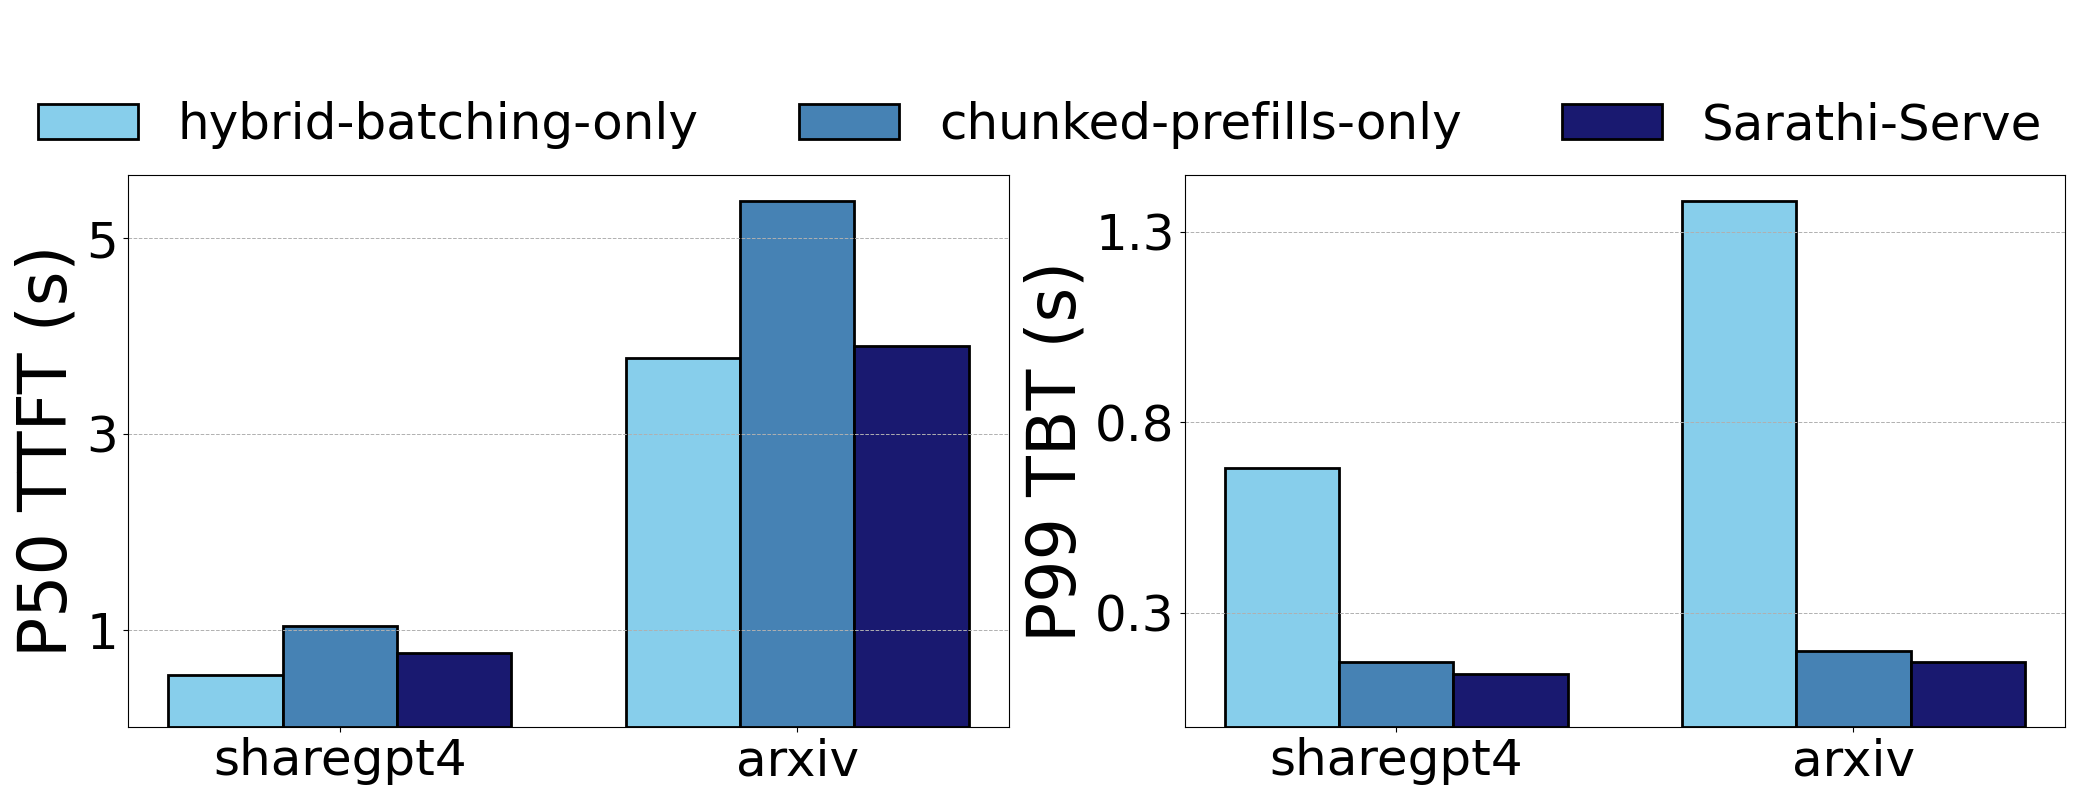

The Python source for this figure:
import matplotlib.pyplot as plt
import numpy as np

# Data for the two graphs (P50TTFT and P99TBT)
x_labels = ["sharegpt4", "arxiv"]
p50_ttft_data = [[0.53, 3.78], [1.04, 5.38], [0.76, 3.9]]  # Data for P50TTFT
p99_tbt_data = [[0.68, 1.38], [0.17, 0.2], [0.14, 0.17]]  # Data for P99TBT

# Define positions and bar width
x_positions = np.arange(len(x_labels))
bar_width = 0.25

# Create subplots for P50TTFT and P99TBT
fig, (ax1, ax2) = plt.subplots(1, 2, figsize=(20.8, 8), sharey=False)  # Width increased by 1.3x

# Colors for each scheduler
colors = ['#87CEEB', '#4682B4', '#191970']
labels = ['hybrid-batching-only', 'chunked-prefills-only', 'Sarathi-Serve']

# Plot P50TTFT data
for i in range(len(p50_ttft_data)):
    ax1.bar(x_positions + (i - 1) * bar_width, p50_ttft_data[i], color=colors[i], edgecolor='black', linewidth=2, 
            width=bar_width, label=labels[i])

# Add details to P50TTFT graph
ax1.set_xticks(x_positions)
ax1.set_xticklabels(x_labels, fontsize=36)
ax1.set_ylabel("P50 TTFT (s)", fontsize=48)
ax1.set_yticks([1, 3, 5])
ax1.tick_params(axis='y', labelsize=36)
ax1.grid(axis='y', linestyle='--', linewidth=0.7)

# Plot P99TBT data
for i in range(len(p99_tbt_data)):
    ax2.bar(x_positions + (i - 1) * bar_width, p99_tbt_data[i], color=colors[i], edgecolor='black', linewidth=2, 
            width=bar_width, label=labels[i])

# Add details to P99TBT graph
ax2.set_xticks(x_positions)
ax2.set_xticklabels(x_labels, fontsize=36)
ax2.set_ylabel("P99 TBT (s)", fontsize=48)
ax2.set_yticks([0.3, 0.8, 1.3])
ax2.tick_params(axis='y', labelsize=36)
ax2.grid(axis='y', linestyle='--', linewidth=0.7)

# Add a single legend above the graphs
fig.legend(labels, loc='upper center', bbox_to_anchor=(0.5, 0.93), ncol=3, fontsize=36, frameon=False)

# Adjust layout and show the plot
plt.tight_layout(rect=[0, 0, 1, 0.8])
plt.show()
